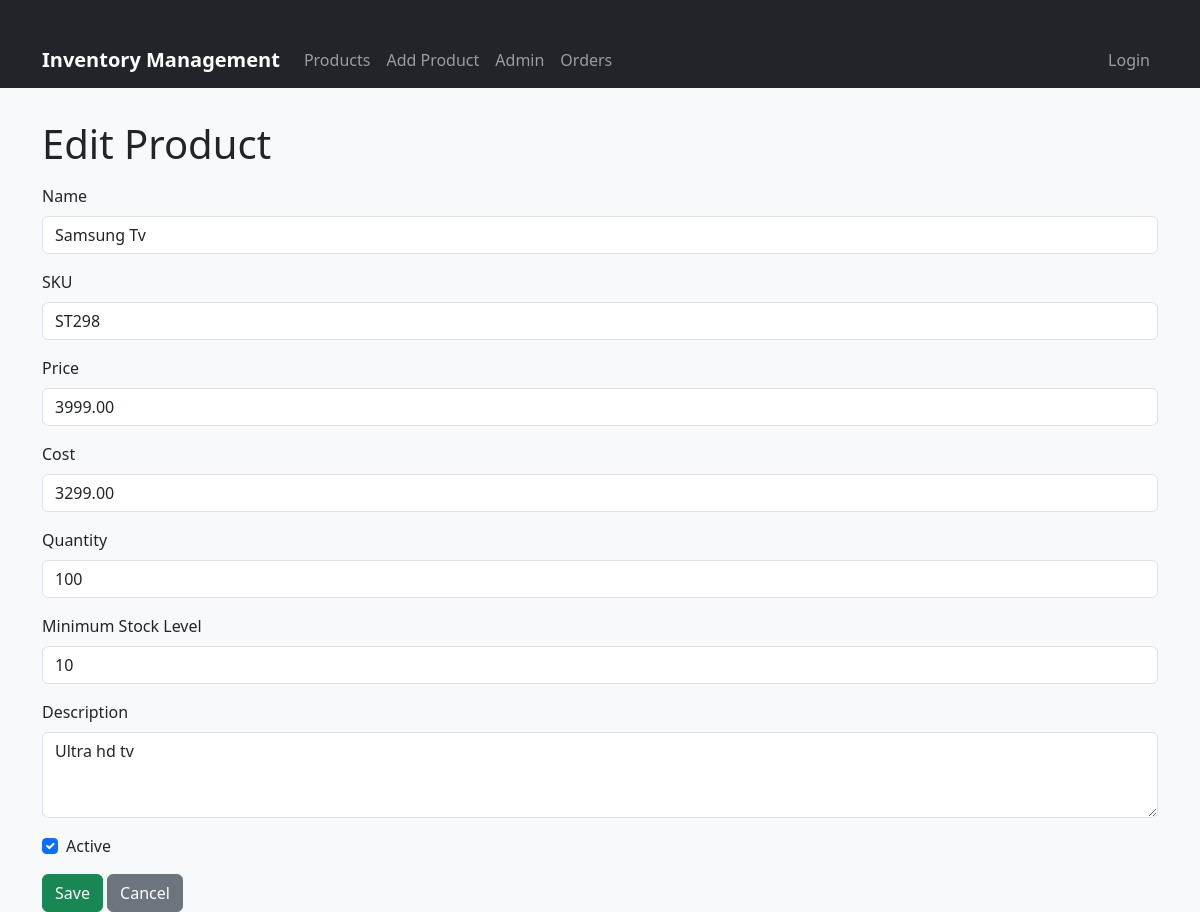
Page /inventory/products/1/update/ on the earlier database version.
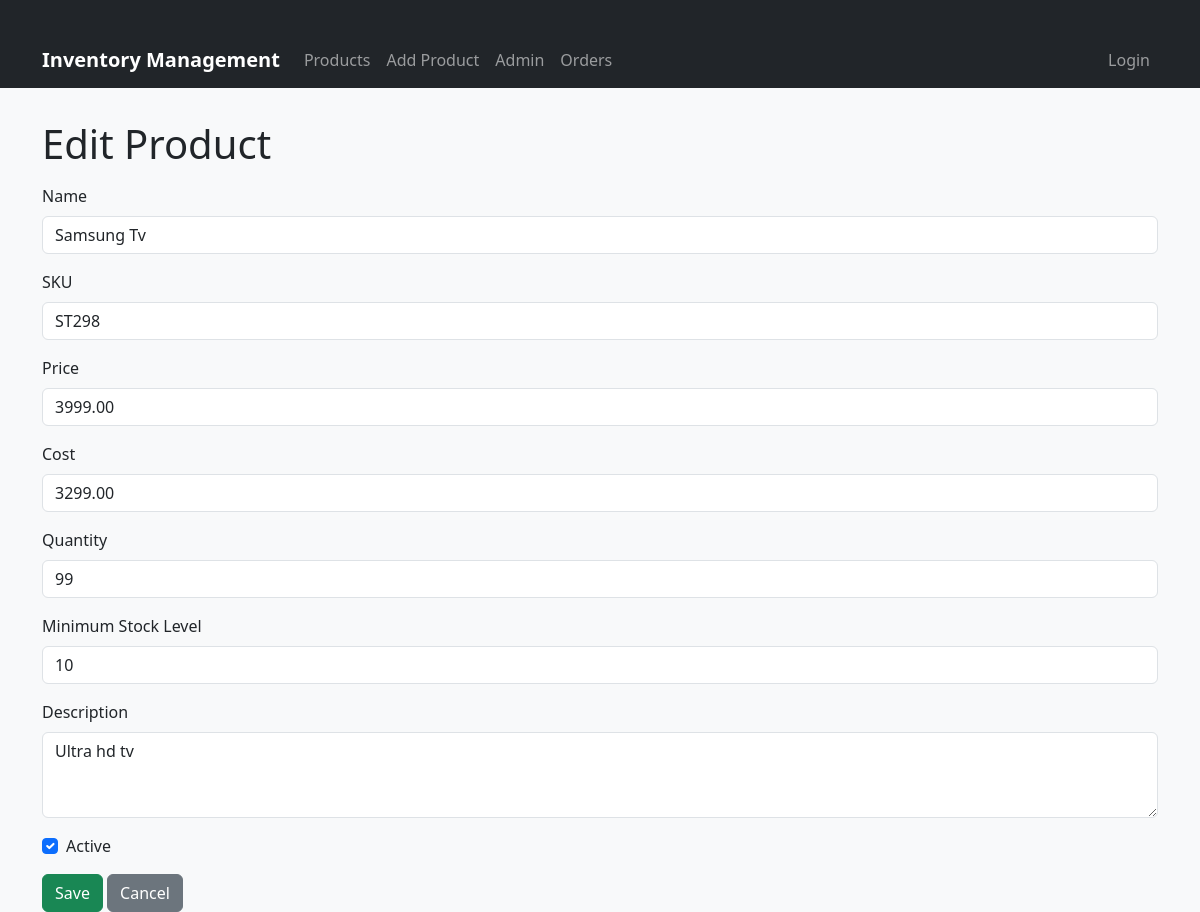
Same page on the later database version.
### inventory/models.py (models this page shows, shortened)
class Product(models.Model):
    name = models.CharField(max_length=255)
    sku = models.CharField(max_length=100, unique=True)
    price = models.DecimalField(max_digits=10, decimal_places=2)
    cost = models.DecimalField(max_digits=10, decimal_places=2)
    quantity = models.IntegerField()
    min_stock_level = models.IntegerField(default=10)
    description = models.TextField(blank=True)
    is_active = models.BooleanField(default=True)
    created_by = models.ForeignKey(User, on_delete=models.CASCADE)
    category = models.ForeignKey(Category, on_delete=models.SET_NULL, null=True, blank=True, related_name="products")
    created_at = models.DateTimeField(auto_now_add=True)
    updated_at = models.DateTimeField(auto_now=True)

### inventory/views.py (the view)
# urls.py: path('products/<int:pk>/update/', views.product_update, name='product_update'),  # <-- comma added here
def product_update(request, pk):
    product = get_object_or_404(Product, pk=pk)
    if request.method == 'POST':
        form = ProductForm(request.POST, instance=product)
        if form.is_valid():
            form.save()
            return redirect('inventory:product_list')
    else:
        form = ProductForm(instance=product)
    return render(request, 'inventory/product_form.html', {'form': form})

### inventory/forms.py
class ProductForm(forms.ModelForm):
    class Meta:
        model = Product
        fields = ['name', 'sku', 'description', 'price', 'cost', 'quantity', 'min_stock_level', 'is_active']
        widgets = {
            'description': forms.Textarea(attrs={'rows': 3}),
            'price': forms.NumberInput(attrs={'step': '0.01'}),
            'cost': forms.NumberInput(attrs={'step': '0.01'}),
        }

### inventory/templates/inventory/product_form.html (shortened to what this page needs)
 {% extends "inventory/base.html" %}
  {% load widget_tweaks %}
{% block content %}
<h1>{% if form.instance.pk %}Edit Product{% else %}Create Product{% endif %}</h1>
<form method="post" novalidate>
  <div class="mb-3">
    <label for="{{ form.name.id_for_label }}" class="form-label">Name</label>
    {{ form.name|add_class:"form-control" }}
  </div>
  <div class="mb-3">
    <label for="{{ form.sku.id_for_label }}" class="form-label">SKU</label>
    {{ form.sku|add_class:"form-control" }}
  </div>
  <div class="mb-3">
    <label for="{{ form.price.id_for_label }}" class="form-label">Price</label>
    {{ form.price|add_class:"form-control" }}
  </div>
  <div class="mb-3">
    <label for="{{ form.cost.id_for_label }}" class="form-label">Cost</label>
    {{ form.cost|add_class:"form-control" }}
  </div>
  <div class="mb-3">
    <label for="{{ form.quantity.id_for_label }}" class="form-label">Quantity</label>
    {{ form.quantity|add_class:"form-control" }}
  </div>
  <div class="mb-3">
    <label for="{{ form.min_stock_level.id_for_label }}" class="form-label">Minimum Stock Level</label>
    {{ form.min_stock_level|add_class:"form-control" }}
  </div>
  <div class="mb-3">
    <label for="{{ form.description.id_for_label }}" class="form-label">Description</label>
    {{ form.description|add_class:"form-control" }}
  </div>
  <div class="form-check mb-3">
    {{ form.is_active|add_class:"form-check-input" }}
    <label for="{{ form.is_active.id_for_label }}" class="form-check-label">Active</label>
  </div>
  <button type="submit" class="btn btn-success">Save</button>
  <a href="{% url 'inventory:product_list' %}" class="btn btn-secondary">Cancel</a>
</form>
{% endblock %}

Differences in the rows shown:
changed Product "Samsung Tv": quantity "100" → "99"
